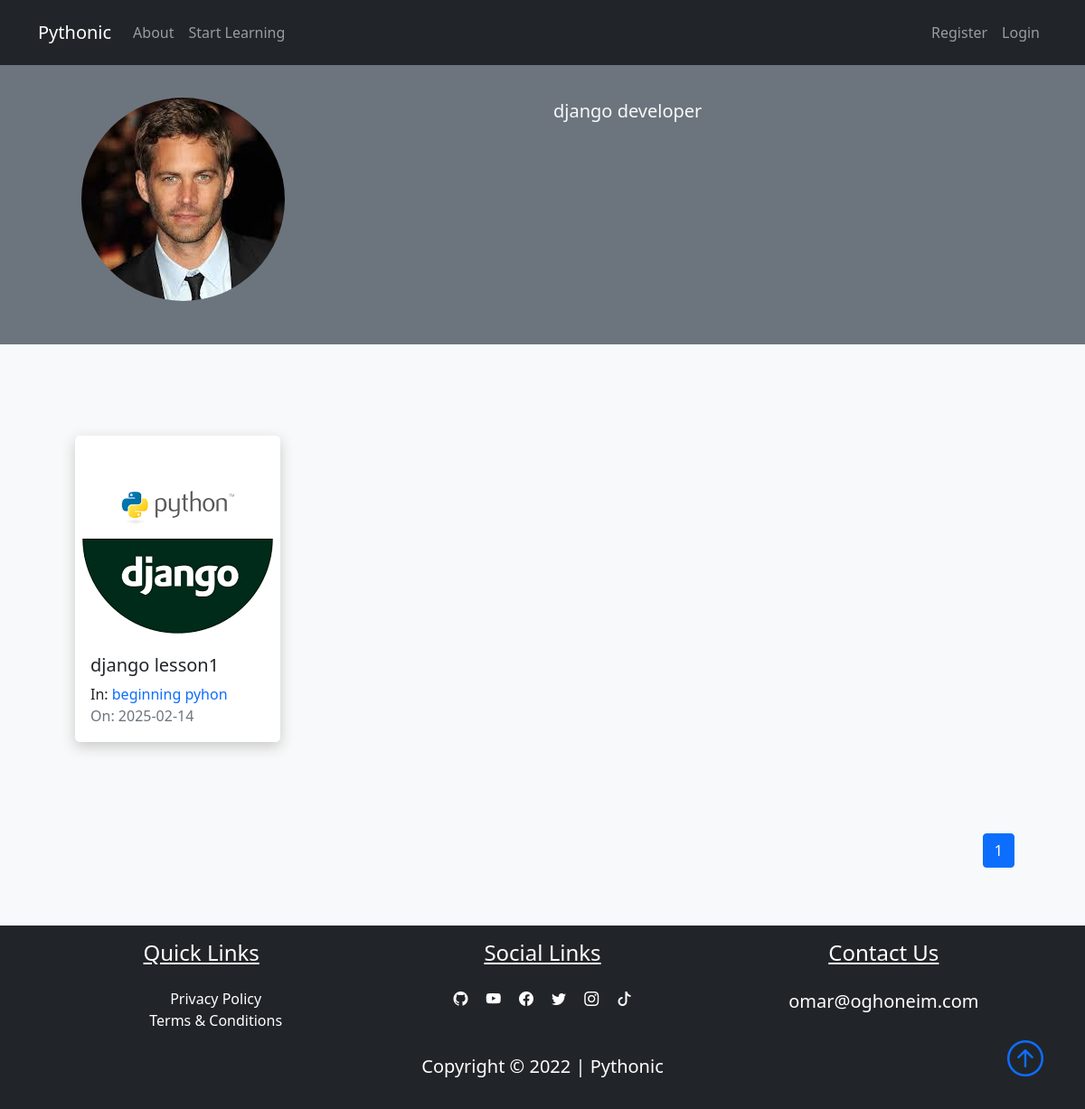
/author/jaafar, run on the app's committed database.
### pythonic/models.py (models this page shows, shortened)
class User(db.Model, UserMixin):
    id = db.Column(db.Integer, primary_key=True)
    fname = db.Column(db.String(25), nullable=False)
    lname = db.Column(db.String(25), nullable=False)
    username = db.Column(db.String(25), unique=True, nullable=False)
    email = db.Column(db.String(125), unique=True, nullable=False)
    image_file = db.Column(db.String(20), nullable=False, default="default.png")
    bio = db.Column(db.Text, nullable=True)
    password = db.Column(db.String(60), nullable=False)
    lessons = db.relationship("Lesson", backref="author", lazy=True)

class Lesson(db.Model):
    id = db.Column(db.Integer, primary_key=True)
    title = db.Column(db.String(100), nullable=False)
    date_posted = db.Column(db.DateTime, nullable=False, default=datetime.utcnow)
    content = db.Column(db.Text, nullable=False)
    thumbnail = db.Column(
        db.String(20), nullable=False, default="default_thumbnail.jpg"
    )
    slug = db.Column(db.String(32), nullable=False)
    user_id = db.Column(db.Integer, db.ForeignKey("user.id"), nullable=False)
    course_id = db.Column(db.Integer, db.ForeignKey("course.id"), nullable=False)

class Course(db.Model):
    id = db.Column(db.Integer, primary_key=True)
    title = db.Column(db.String(50), unique=True, nullable=False)
    description = db.Column(db.String(150), nullable=False)
    icon = db.Column(db.String(20), nullable=False, default="default_icon.jpg")
    lessons = db.relationship("Lesson", backref="course_name", lazy=True)

### pythonic/users/routes.py (the view)
@users.route("/author/<string:username>", methods=["GET"])
def author(username):
    user = User.query.filter_by(username=username).first_or_404()
    page = request.args.get("page", 1, type=int)
    lessons = (
        Lesson.query.filter_by(author=user)
        .order_by(Lesson.date_posted.desc())
        .paginate(page=page, per_page=6)
    )
    return render_template("author.html", lessons=lessons, user=user)

### pythonic/templates/author.html (shortened to what this page needs)
{% extends "layout.html"%}
{% block content %}
<div class="container-fluid bg-secondary">
    <div class="container">
        <div class="row p-5">
            <div class="col-6">
                <img class="rounded-circle" src="{{url_for('static', filename='user_pics/' + user.image_file)}}" alt="">
            </div>
            <div class="col-6">
                <span class="lead text-light">{{user.bio}}</span>
            </div>
        </div>
    </div>
</div>
<section class="bg-light">
    <div class="container p-5">
        <div class="row">
            {% for lesson in lessons.items %}
            <div class="col-sm-12 col-md-6 col-lg-4 pb-5 d-flex align-items-stretch">
                <div class="card lesson">
                    <img src="{{url_for('static', filename='lesson_thumbnails/'+lesson.thumbnail)}}" class="card-img">
                    <div class="card-body d-flex flex-column">
                        <h5 class="card-title">
                            <a class="text-decoration-none text-dark"
                                href="{{url_for('lessons.lesson', lesson_slug=lesson.slug, course=lesson.course_name.title)}}">{{lesson.title}}</a>
                        </h5>
                        <p class="card-text mb-0">In:
                            <a href="{{url_for('courses.course', course_title=lesson.course_name.title)}}"
                                class="link">{{lesson.course_name.title}}</a>
                        </p>
                        <span class="text-muted">On: {{lesson.date_posted.strftime('%Y-%m-%d')}}</span>
                    </div>
                </div>
            </div>
            {% endfor %}
            <nav class="mt-5" aria-label="...">
                <ul class="pagination" style="display: flex; justify-content: flex-end">
                    {% for page_num in lessons.iter_pages(left_edge=1, right_edge=1, left_current=1, right_current=2) %}
                    {% if page_num %}
                    {% if lessons.page == page_num %}
                    <li class="page-item active">
                        <a href="{{url_for('users.author', username=user.username, page=page_num)}}"
                            class="page-link">{{page_num}}</a>
                    </li>
                    {%else%}
                    <li class="page-item">
                        <a href="{{url_for('users.author', username=user.username, page=page_num)}}"
                            class="page-link">{{page_num}}</a>
                    </li>
                    {%endif%}
                    {% else %}
                    <span class="mx-2">...</span>
                    {% endif %}
                    {% endfor %}
                </ul>
            </nav>
        </div>
    </div>
</section>
{% endblock content%}

### pythonic/static/main.css (style rules this page uses)
body::before { display: block; content: ''; height: 60px; }
.card { transition: 0.7s ease; box-shadow: 0 5px 15px rgba(1 1 1/ 15); border-radius: 5px; margin: 5px; }
.lesson { box-shadow: 0 5px 15px rgba(200 200 200/ 15); border-radius: 5px; border: 1px solid #fff; }
.link { text-decoration: none; }

### data on the page
User: image_file (picture), bio "django developer"
Lesson: thumbnail (picture), title "django lesson1", course_name "beginning pyhon", date_posted "2025-02-14"

### other printed values
{{ page_num }} "1"
